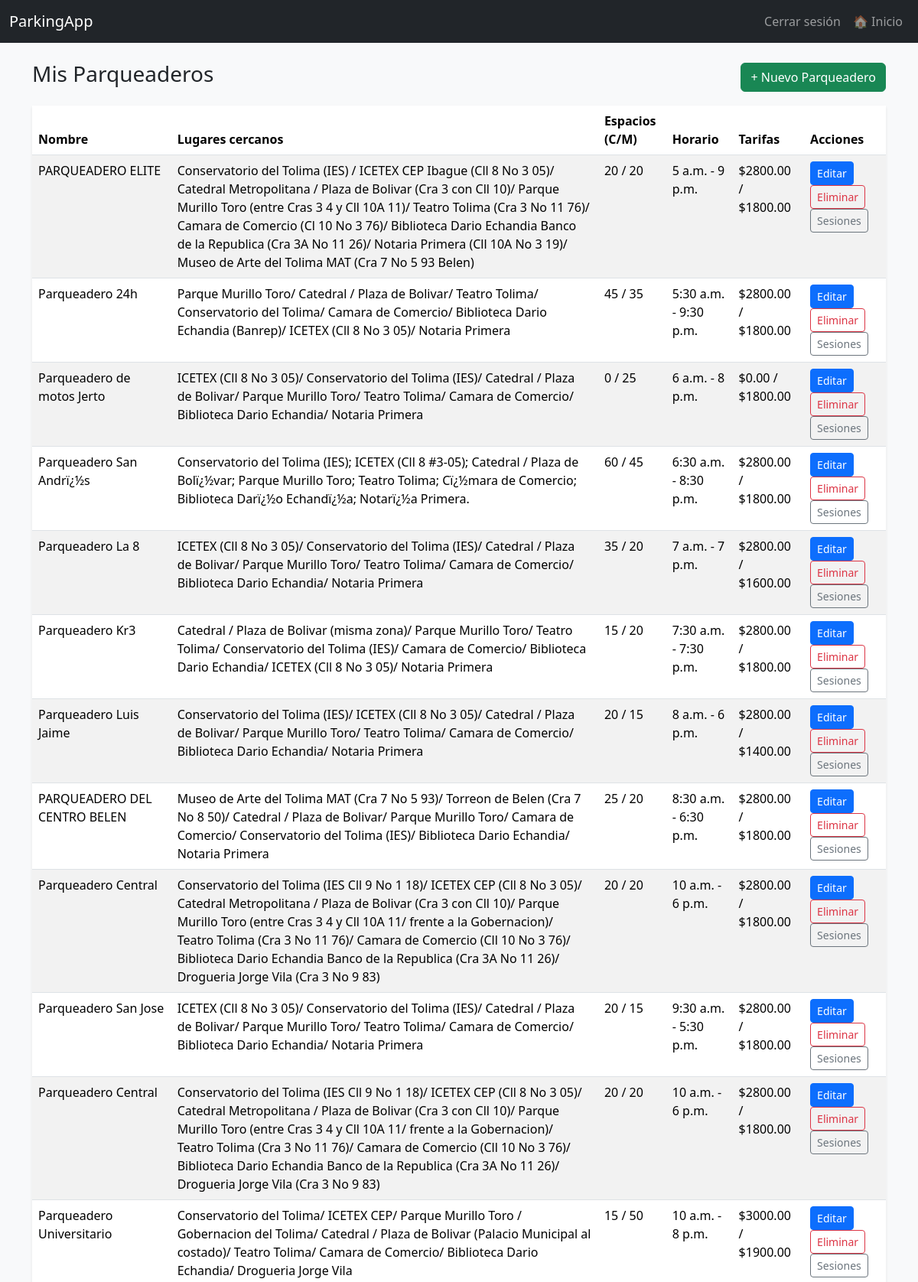
The page /owner/parkings/ (signed in, upper part) on the database its author committed.
### apparcar/models.py (models this page shows, shortened)
class Parking(models.Model):
    owner = models.ForeignKey(Owner, on_delete=models.CASCADE, related_name="parkings")
    name = models.CharField("Nombre del estacionamiento", max_length=100)
    latitude = models.DecimalField(max_digits=9, decimal_places=6)
    longitude = models.DecimalField(max_digits=9, decimal_places=6)
    car_spaces = models.PositiveIntegerField(default=0)
    moto_spaces = models.PositiveIntegerField(default=0)
    opening_time = models.TimeField()
    closing_time = models.TimeField()
    car_rate = models.DecimalField(max_digits=6, decimal_places=2)
    moto_rate = models.DecimalField(max_digits=6, decimal_places=2)
    nearby_place = models.CharField(max_length=500)
    embedding = models.JSONField(null=True, blank=True, help_text="Embedding semántico (lista de floats)")

### apparcar/views.py (the view)
# urls.py: path('owner/parkings/', views.owner_parkings, name='owner_parkings'),
@login_required
def owner_parkings(request):
    owner, created = Owner.objects.get_or_create(user=request.user)
    parkings = Parking.objects.filter(owner=owner)
    context = {
        'parkings': parkings,
    }
    return render(request, 'owner/parking_list.html', context)

### apparcar/templates/owner/parking_list.html (shortened to what this page needs)
{% extends 'base.html' %}
{% block content %}
<div class="d-flex justify-content-between align-items-center mb-3">
  <h3>Mis Parqueaderos</h3>
  <a href="{% url 'add_parking' %}" class="btn btn-success">+ Nuevo Parqueadero</a>
</div>
{% if parkings %}
<table class="table table-striped shadow-sm">
  <thead>
    <tr>
      <th>Nombre</th>
      <th>Lugares cercanos</th>
      <th>Espacios (C/M)</th>
      <th>Horario</th>
      <th>Tarifas</th>
      <th>Acciones</th>
    </tr>
  </thead>
  <tbody>
    {% for parking in parkings %}
    <tr>
      <td>{{ parking.name }}</td>
      <td>{{ parking.nearby_place }}</td>
      <td>{{ parking.car_spaces }} / {{ parking.moto_spaces }}</td>
      <td>{{ parking.opening_time }} - {{ parking.closing_time }}</td>
      <td>${{ parking.car_rate }} / ${{ parking.moto_rate }}</td>
      <td>
        <a href="{% url 'edit_parking' parking.id %}" class="btn btn-sm btn-primary">Editar</a>
        <a href="{% url 'delete_parking' parking.id %}" class="btn btn-sm btn-outline-danger">Eliminar</a>
        <a href="{% url 'parking_sessions' parking.id %}" class="btn btn-sm btn-outline-secondary">Sesiones</a>
      </td>
    </tr>
    {% endfor %}
  </tbody>
</table>
{% else %}
  <p class="text-muted">No tienes parqueaderos registrados aún.</p>
{% endif %}
{% endblock %}

### rows shown on the page
Parking: name "PARQUEADERO ELITE", nearby_place "Conservatorio del Tolima (IES) / ICETEX CEP Ibague (Cll 8 No 3 05)/ Catedral Metropolitana / Plaza de Bolivar (Cra 3 con Cll 10)/ Parque Murillo Toro (entre Cras 3 4 y Cll 10A 11)/ Teatro Tolima (Cra 3 No 11 76)/ Camara de Comercio (Cl 10 No 3 76)/ Biblioteca Dario Echandia Banco de la Republica (Cra 3A No 11 26)/ Notaria Primera (Cll 10A No 3 19)/ Museo de Arte del Tolima MAT (Cra 7 No 5 93 Belen)", car_spaces "20", moto_spaces "20", opening_time "5 a.m.", closing_time "9 p.m.", car_rate "2800.00", moto_rate "1800.00"
Parking: name "Parqueadero 24h", nearby_place "Parque Murillo Toro/ Catedral / Plaza de Bolivar/ Teatro Tolima/ Conservatorio del Tolima/ Camara de Comercio/ Biblioteca Dario Echandia (Banrep)/ ICETEX (Cll 8 No 3 05)/ Notaria Primera", car_spaces "45", moto_spaces "35", opening_time "5:30 a.m.", closing_time "9:30 p.m.", car_rate "2800.00", moto_rate "1800.00"
Parking: name "Parqueadero de motos Jerto", nearby_place "ICETEX (Cll 8 No 3 05)/ Conservatorio del Tolima (IES)/ Catedral / Plaza de Bolivar/ Parque Murillo Toro/ Teatro Tolima/ Camara de Comercio/ Biblioteca Dario Echandia/ Notaria Primera", car_spaces "0", moto_spaces "25", opening_time "6 a.m.", closing_time "8 p.m.", car_rate "0.00", moto_rate "1800.00"
Parking: name "Parqueadero San Andrï¿½s", nearby_place "Conservatorio del Tolima (IES); ICETEX (Cll 8 #3-05); Catedral / Plaza de Bolï¿½var; Parque Murillo Toro; Teatro Tolima; Cï¿½mara de Comercio; Biblioteca Darï¿½o Echandï¿½a; Notarï¿½a Primera.", car_spaces "60", moto_spaces "45", opening_time "6:30 a.m.", closing_time "8:30 p.m.", car_rate "2800.00", moto_rate "1800.00"
Parking: name "Parqueadero La 8", nearby_place "ICETEX (Cll 8 No 3 05)/ Conservatorio del Tolima (IES)/ Catedral / Plaza de Bolivar/ Parque Murillo Toro/ Teatro Tolima/ Camara de Comercio/ Biblioteca Dario Echandia/ Notaria Primera", car_spaces "35", moto_spaces "20", opening_time "7 a.m.", closing_time "7 p.m.", car_rate "2800.00", moto_rate "1600.00"
Parking: name "Parqueadero Kr3", nearby_place "Catedral / Plaza de Bolivar (misma zona)/ Parque Murillo Toro/ Teatro Tolima/ Conservatorio del Tolima (IES)/ Camara de Comercio/ Biblioteca Dario Echandia/ ICETEX (Cll 8 No 3 05)/ Notaria Primera", car_spaces "15", moto_spaces "20", opening_time "7:30 a.m.", closing_time "7:30 p.m.", car_rate "2800.00", moto_rate "1800.00"
Parking: name "Parqueadero Luis Jaime", nearby_place "Conservatorio del Tolima (IES)/ ICETEX (Cll 8 No 3 05)/ Catedral / Plaza de Bolivar/ Parque Murillo Toro/ Teatro Tolima/ Camara de Comercio/ Biblioteca Dario Echandia/ Notaria Primera", car_spaces "20", moto_spaces "15", opening_time "8 a.m.", closing_time "6 p.m.", car_rate "2800.00", moto_rate "1400.00"
Parking: name "PARQUEADERO DEL CENTRO BELEN", nearby_place "Museo de Arte del Tolima MAT (Cra 7 No 5 93)/ Torreon de Belen (Cra 7 No 8 50)/ Catedral / Plaza de Bolivar/ Parque Murillo Toro/ Camara de Comercio/ Conservatorio del Tolima (IES)/ Biblioteca Dario Echandia/ Notaria Primera", car_spaces "25", moto_spaces "20", opening_time "8:30 a.m.", closing_time "6:30 p.m.", car_rate "2800.00", moto_rate "1800.00"
Parking: name "Parqueadero Central", nearby_place "Conservatorio del Tolima (IES Cll 9 No 1 18)/ ICETEX CEP (Cll 8 No 3 05)/ Catedral Metropolitana / Plaza de Bolivar (Cra 3 con Cll 10)/ Parque Murillo Toro (entre Cras 3 4 y Cll 10A 11/ frente a la Gobernacion)/ Teatro Tolima (Cra 3 No 11 76)/ Camara de Comercio (Cll 10 No 3 76)/ Biblioteca Dario Echandia Banco de la Republica (Cra 3A No 11 26)/ Drogueria Jorge Vila (Cra 3 No 9 83)", car_spaces "20", moto_spaces "20", opening_time "10 a.m.", closing_time "6 p.m.", car_rate "2800.00", moto_rate "1800.00"
Parking: name "Parqueadero San Jose", nearby_place "ICETEX (Cll 8 No 3 05)/ Conservatorio del Tolima (IES)/ Catedral / Plaza de Bolivar/ Parque Murillo Toro/ Teatro Tolima/ Camara de Comercio/ Biblioteca Dario Echandia/ Notaria Primera", car_spaces "20", moto_spaces "15", opening_time "9:30 a.m.", closing_time "5:30 p.m.", car_rate "2800.00", moto_rate "1800.00"
Parking: name "Parqueadero Central", nearby_place "Conservatorio del Tolima (IES Cll 9 No 1 18)/ ICETEX CEP (Cll 8 No 3 05)/ Catedral Metropolitana / Plaza de Bolivar (Cra 3 con Cll 10)/ Parque Murillo Toro (entre Cras 3 4 y Cll 10A 11/ frente a la Gobernacion)/ Teatro Tolima (Cra 3 No 11 76)/ Camara de Comercio (Cll 10 No 3 76)/ Biblioteca Dario Echandia Banco de la Republica (Cra 3A No 11 26)/ Drogueria Jorge Vila (Cra 3 No 9 83)", car_spaces "20", moto_spaces "20", opening_time "10 a.m.", closing_time "6 p.m.", car_rate "2800.00", moto_rate "1800.00"
Parking: name "Parqueadero Universitario", nearby_place "Conservatorio del Tolima/ ICETEX CEP/ Parque Murillo Toro / Gobernacion del Tolima/ Catedral / Plaza de Bolivar (Palacio Municipal al costado)/ Teatro Tolima/ Camara de Comercio/ Biblioteca Dario Echandia/ Drogueria Jorge Vila", car_spaces "15", moto_spaces "50", opening_time "10 a.m.", closing_time "8 p.m.", car_rate "3000.00", moto_rate "1900.00"
